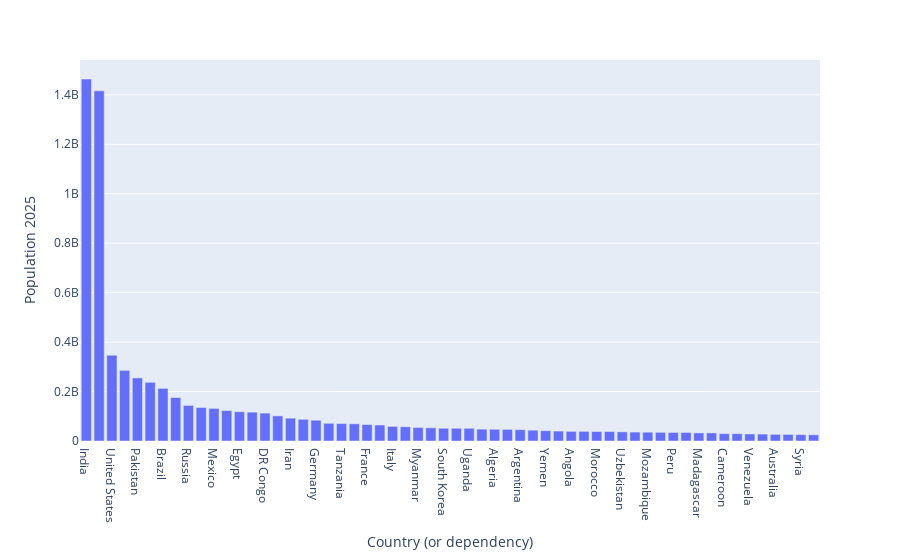

The notebook cell saved with this chart:
### Code cell
df_population_filter = df_population[df_population['Population 2025'] > 25000000]
fig = px.bar(df_population_filter, x = 'Country (or dependency)', y = 'Population 2025')
fig.show()

### Figure 1 — Plotly figure (JSON) as saved in the notebook; plotly's stock layout.template omitted (floating-point values rounded to 4 significant figures)
{"data": [{"alignmentgroup": "True", "hovertemplate": "Country (or dependency)=%{x}<br>Population 2025=%{y}<extra></extra>", "legendgroup": "", "marker": {"color": "#636efa", "pattern": {"shape": ""}}, "name": "", "offsetgroup": "", "orientation": "v", "showlegend": false, "textposition": "auto", "type": "bar", "x": ["India", "China", "United States", "Indonesia", "Pakistan", "Nigeria", "Brazil", "Bangladesh", "Russia", "Ethiopia", "Mexico", "Japan", "Egypt", "Philippines", "DR Congo", "Vietnam", "Iran", "Turkey", "Germany", "Thailand", "Tanzania", "United Kingdom", "France", "South Africa", "Italy", "Kenya", "Myanmar", "Colombia", "South Korea", "Sudan", "Uganda", "Spain", "Algeria", "Iraq", "Argentina", "Afghanistan", "Yemen", "Canada", "Angola", "Ukraine", "Morocco", "Poland", "Uzbekistan", "Malaysia", "Mozambique", "Ghana", "Peru", "Saudi Arabia", "Madagascar", "CÃ´te d'Ivoire", "Cameroon", "Nepal", "Venezuela", "Niger", "Australia", "North Korea", "Syria", "Mali"], "xaxis": "x", "y": [1463865525, 1416096094, 347275807, 285721236, 255219554, 237527782, 212812405, 175686899, 143997393, 135472051, 131946900, 123103479, 118365995, 116786962, 112832473, 101598527, 92417681, 87685426, 84075075, 71619863, 70545865, 69551332, 66650804, 64747319, 59146260, 57532493, 54850648, 53425635, 51667029, 51662147, 51384894, 47889958, 47435312, 47020774, 45851378, 43844111, 41773878, 40126723, 39040039, 38980376, 38430770, 38140910, 37053428, 35977838, 35631653, 35064272, 34576665, 34566328, 32740678, 32711547, 29879337, 29618118, 28516896, 27917831, 26974026, 26571036, 25620427, 25198821], "yaxis": "y"}], "layout": {"autosize": true, "barmode": "relative", "legend": {"tracegroupgap": 0}, "margin": {"t": 60}, "xaxis": {"anchor": "y", "autorange": true, "domain": [0, 1], "range": [-0.5, 57.5], "title": {"text": "Country (or dependency)"}, "type": "category"}, "yaxis": {"anchor": "x", "autorange": true, "domain": [0, 1], "range": [0, 1541000000.0], "title": {"text": "Population 2025"}, "type": "linear"}}}
